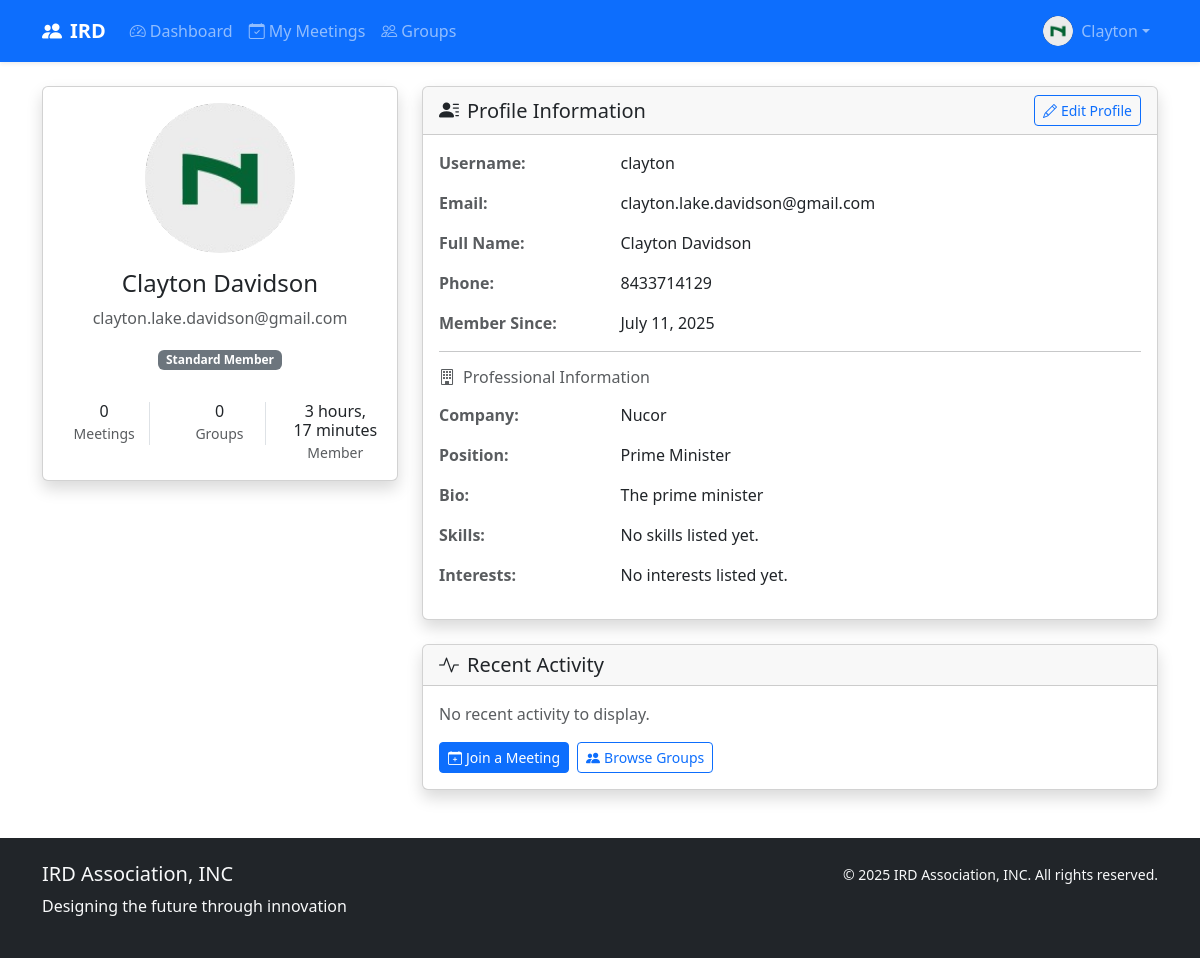
Page /accounts/profile/ (signed in) on the committed database.
### accounts/models.py (models this page shows, shortened)
class CustomUser(AbstractUser):
    email = models.EmailField(unique=True, db_index=True)
    phone_regex = RegexValidator(
        regex=r'^\+?1?\d{9,15}$',
        message="Phone number must be entered in format: '+999999999'. Up to 15 digits allowed."
    )
    phone = models.CharField(validators=[phone_regex], max_length=17, blank=True)
    date_of_birth = models.DateField(null=True, blank=True)
    bio = models.TextField(max_length=500, blank=True)
    profile_picture = models.ImageField(upload_to='profiles/', blank=True)
    is_premium_member = models.BooleanField(default=False, db_index=True)
    membership_start_date = models.DateField(null=True, blank=True)
    membership_end_date = models.DateField(null=True, blank=True)
    created_at = models.DateTimeField(auto_now_add=True)
    updated_at = models.DateTimeField(auto_now=True)
    USERNAME_FIELD = 'email'
    REQUIRED_FIELDS = ['username']

class MemberProfile(models.Model):
    user = models.OneToOneField(CustomUser, on_delete=models.CASCADE, related_name='profile')
    company = models.CharField(max_length=100, blank=True)
    position = models.CharField(max_length=100, blank=True)
    linkedin_url = models.URLField(blank=True)
    website = models.URLField(blank=True)
    skills = models.TextField(blank=True)
    interests = models.TextField(blank=True)
    created_at = models.DateTimeField(auto_now_add=True)
    updated_at = models.DateTimeField(auto_now=True)

### accounts/views.py (the view)
# urls.py: path('profile/', views.profile, name='profile'),
@login_required
def profile(request):
    profile, created = MemberProfile.objects.get_or_create(user=request.user)
    return render(request, 'accounts/profile.html', {'profile': profile})

### templates/accounts/profile.html (shortened to what this page needs)
{% extends 'base/base.html' %}
{% block content %}
<div class="container mt-4">
  <div class="row">
    <div class="col-md-4">
      <div class="card shadow">
        <div class="card-body text-center">
          {% if user.profile_picture %}
          <img
            src="{{ user.profile_picture.url }}"
            class="rounded-circle mb-3"
            width="150"
            height="150"
            style="object-fit: cover"
          />
          {% endif %}
          <h4>{{ user.get_full_name|default:user.username }}</h4>
          <p class="text-muted">{{ user.email }}</p>
          {% if user.is_premium_member %}
          <span class="badge bg-warning text-dark mb-3">
            <i class="bi bi-star-fill me-1"></i>Premium Member
          </span>
          {% else %}
          <span class="badge bg-secondary mb-3">Standard Member</span>
          {% endif %}
          <div class="row text-center mt-3">
            <div class="col-4">
              <div class="border-end">
                <h6 class="mb-0">0</h6>
                <small class="text-muted">Meetings</small>
              </div>
            </div>
            <div class="col-4">
              <div class="border-end">
                <h6 class="mb-0">0</h6>
                <small class="text-muted">Groups</small>
              </div>
            </div>
            <div class="col-4">
              <h6 class="mb-0">{{ user.date_joined|timesince }}</h6>
              <small class="text-muted">Member</small>
            </div>
          </div>
        </div>
      </div>
    </div>
    <div class="col-md-8">
      <div class="card shadow">
        <div class="card-header d-flex justify-content-between align-items-center">
            <h5 class="mb-0">
                <i class="bi bi-person-lines-fill me-2"></i>Profile Information
            </h5>
            <a href="{% url 'accounts:edit_profile' %}" class="btn btn-outline-primary btn-sm">
                <i class="bi bi-pencil me-1"></i>Edit Profile
            </a>
        </div>
        <div class="card-body">
          <div class="row mb-3">
            <div class="col-sm-3">
              <strong class="text-muted">Username:</strong>
            </div>
            <div class="col-sm-9">{{ user.username }}</div>
          </div>
          <div class="row mb-3">
            <div class="col-sm-3">
              <strong class="text-muted">Email:</strong>
            </div>
            <div class="col-sm-9">{{ user.email }}</div>
          </div>
          <div class="row mb-3">
            <div class="col-sm-3">
              <strong class="text-muted">Full Name:</strong>
            </div>
            <div class="col-sm-9">
              {{ user.get_full_name|default:"Not provided" }}
            </div>
          </div>
          <div class="row mb-3">
            <div class="col-sm-3">
              <strong class="text-muted">Phone:</strong>
            </div>
            <div class="col-sm-9">{{ user.phone|default:"Not provided" }}</div>
          </div>
          <div class="row mb-3">
            <div class="col-sm-3">
              <strong class="text-muted">Member Since:</strong>
            </div>
            <div class="col-sm-9">{{ user.date_joined|date:"F j, Y" }}</div>
          </div>
          {% if profile %}
          <hr />
          <h6 class="text-muted mb-3">
            <i class="bi bi-building me-2"></i>Professional Information
          </h6>
          <div class="row mb-3">
            <div class="col-sm-3">
              <strong class="text-muted">Company:</strong>
            </div>
            <div class="col-sm-9">
              {{ profile.company|default:"Not specified" }}
            </div>
          </div>
          <div class="row mb-3">
            <div class="col-sm-3">
              <strong class="text-muted">Position:</strong>
            </div>
            <div class="col-sm-9">
              {{ profile.position|default:"Not specified" }}
            </div>
          </div>
          <div class="row mb-3">
            <div class="col-sm-3">
              <strong class="text-muted">Bio:</strong>
            </div>
            <div class="col-sm-9">
              {{ user.bio|default:"No bio provided yet." }}
            </div>
          </div>
          <div class="row mb-3">
            <div class="col-sm-3">
              <strong class="text-muted">Skills:</strong>
            </div>
            <div class="col-sm-9">
              {{ profile.skills|default:"No skills listed yet." }}
            </div>
          </div>
          <div class="row mb-3">
            <div class="col-sm-3">
              <strong class="text-muted">Interests:</strong>
            </div>
            <div class="col-sm-9">
              {{ profile.interests|default:"No interests listed yet." }}
            </div>
          </div>
           {% endif %}
        </div>
      </div>
      <div class="card shadow mt-4">
        <div class="card-header">
          <h5 class="mb-0">
            <i class="bi bi-activity me-2"></i>Recent Activity
          </h5>
        </div>
        <div class="card-body">
          <p class="text-muted">No recent activity to display.</p>
          <div class="d-flex gap-2">
            <a href="#" class="btn btn-primary btn-sm">
              <i class="bi bi-calendar-plus me-1"></i>Join a Meeting
            </a>
            <a href="#" class="btn btn-outline-primary btn-sm">
              <i class="bi bi-people-fill me-1"></i>Browse Groups
            </a>
          </div>
        </div>
      </div>
    </div>
  </div>
</div>
{% endblock %}

### templates/base/base.html (shortened to what this page needs)
<!DOCTYPE html>
<html lang="en">
  <head>
    <link
      href="https://cdn.jsdelivr.net/npm/bootstrap@5.3.2/dist/css/bootstrap.min.css"
      rel="stylesheet"
    />
    <link
      href="https://cdn.jsdelivr.net/npm/bootstrap-icons@1.11.0/font/bootstrap-icons.css"
      rel="stylesheet"
    />
  </head>
  <body>
    <nav class="navbar navbar-expand-lg navbar-dark bg-primary shadow-sm">
      <div class="container">
        <a class="navbar-brand fw-bold" href="{% url 'core:home' %}">
          <i class="bi bi-people-fill me-2"></i>IRD
        </a>
        <div class="collapse navbar-collapse" id="navbarNav">
          <ul class="navbar-nav me-auto">
            {% if user.is_authenticated %}
            <li class="nav-item">
              <a class="nav-link" href="{% url 'core:dashboard' %}">
                <i class="bi bi-speedometer2 me-1"></i>Dashboard
              </a>
            </li>
            <li class="nav-item">
              <a class="nav-link" href="{% url 'meetings:my_meetings' %}">
                <i class="bi bi-calendar-check me-1"></i>My Meetings
              </a>
            </li>
            <li class="nav-item">
              <a class="nav-link" href="#">
                <i class="bi bi-people me-1"></i>Groups
              </a>
            </li>
            {% endif %}
          </ul>
          <div class="navbar-nav ms-auto">
            {% if user.is_authenticated %}
            <li class="nav-item dropdown">
              <a
                class="nav-link dropdown-toggle d-flex align-items-center"
                href="#"
                data-bs-toggle="dropdown"
              >
                {% if user.profile_picture %}
                <img
                  src="{{ user.profile_picture.url }}"
                  width="30"
                  height="30"
                  class="rounded-circle me-2"
                />
                {% else %}
                <i class="bi bi-person-circle fs-5 me-2"></i>
                {% endif %} {{ user.first_name|default:user.username }}
              </a>
            </li>
            {% endif %}
          </div>
        </div>
      </div>
    </nav>
    <main class="container-fluid px-0">
      {% block content %} {% endblock %}
    </main>
    <footer class="bg-dark text-light py-4 mt-5">
      <div class="container">
        <div class="row">
          <div class="col-md-6">
            <h5>IRD Association, INC</h5>
            <p>Designing the future through innovation</p>
          </div>
          <div class="col-md-6 text-md-end">
            <small
              >© {% now "Y" %} IRD Association, INC. All rights reserved.</small
            >
          </div>
        </div>
      </div>
    </footer>
  </body>
</html>

### rows in the picture
CustomUser: profile_picture (picture), first_name "Clayton", get_full_name "Clayton Davidson", email "clayton.lake.davidson@gmail.com", date_joined "3 hours, 17 minutes", username "clayton", phone "8433714129", date_joined "July 11, 2025", bio "The prime minister"
MemberProfile: company "Nucor", position "Prime Minister", skills "No skills listed yet.", interests "No interests listed yet."
